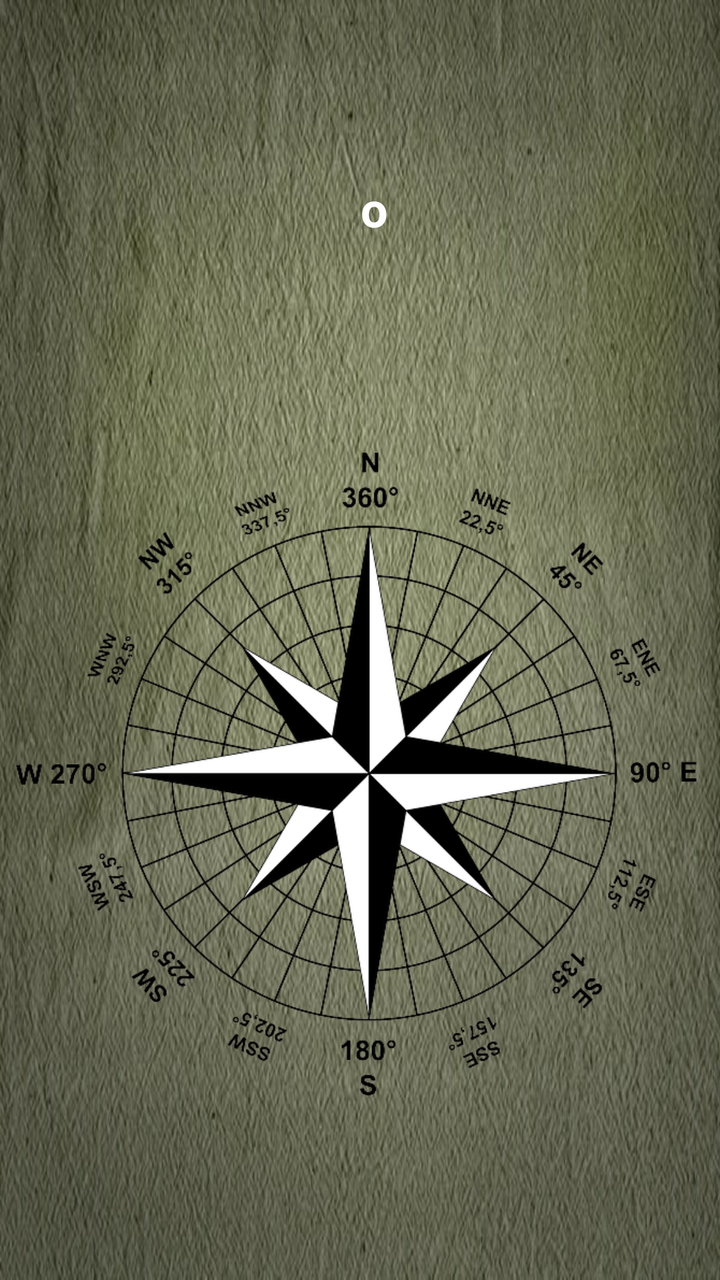
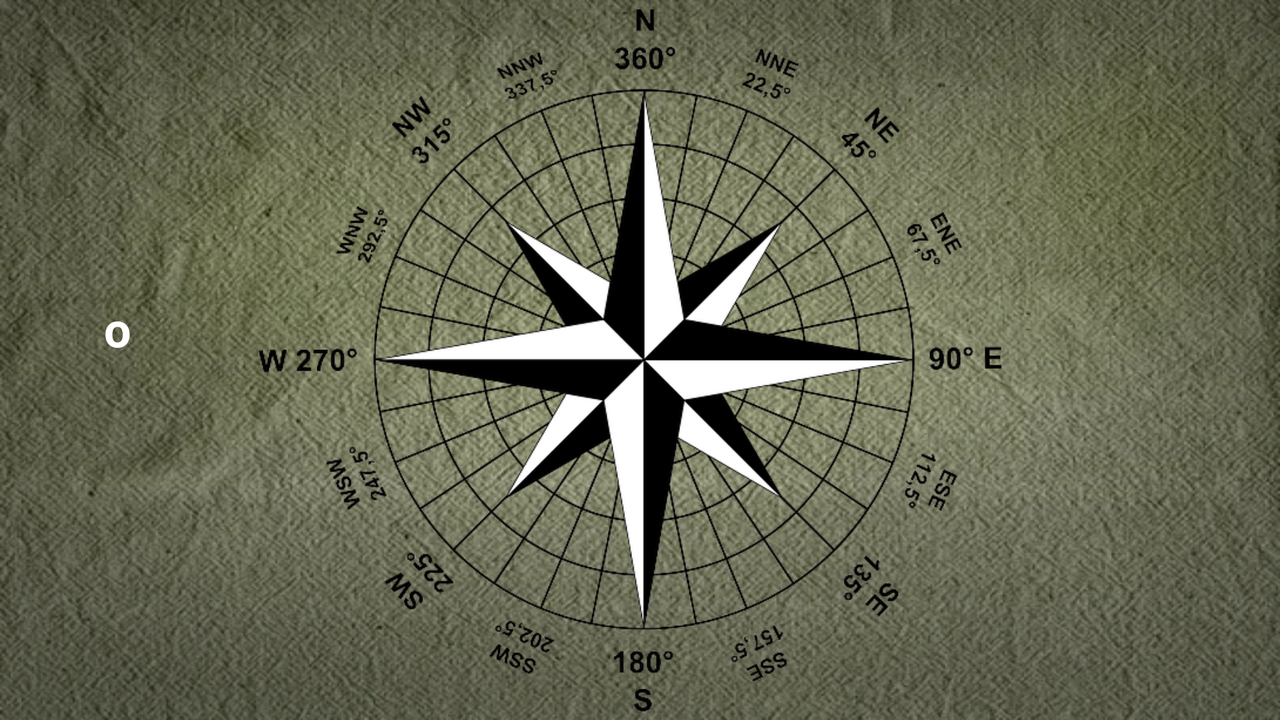

Compare how this app lays out the same screen by default and in its alternative resource folder. The renders come first, then the two layout files and the values they reference.
<!-- AndroidManifest.xml: application theme Theme.SurvivalAssistant -->
<!-- res/layout/activity_compass.xml -->
<?xml version="1.0" encoding="utf-8"?>
<androidx.constraintlayout.widget.ConstraintLayout xmlns:android="http://schemas.android.com/apk/res/android"
    xmlns:app="http://schemas.android.com/apk/res-auto"
    xmlns:tools="http://schemas.android.com/tools"
    android:layout_width="match_parent"
    android:layout_height="match_parent"
    android:background="@drawable/khaki"
    tools:context=".presentation.compass.CompassActivity">

    <TextView
        android:id="@+id/tvDegrees"
        android:layout_width="wrap_content"
        android:layout_height="wrap_content"
        android:layout_marginTop="88dp"
        android:textColor="@color/white"
        android:textSize="48sp"
        android:textStyle="bold"
        app:layout_constraintEnd_toEndOf="parent"
        app:layout_constraintHorizontal_bias="0.501"
        app:layout_constraintStart_toStartOf="parent"
        app:layout_constraintTop_toTopOf="parent" />

    <TextView
        android:id="@+id/textView3"
        android:layout_width="wrap_content"
        android:layout_height="wrap_content"
        android:text="o"
        android:textColor="@color/white"
        android:textSize="24sp"
        android:textStyle="bold"
        app:layout_constraintStart_toEndOf="@+id/tvDegrees"
        app:layout_constraintTop_toTopOf="@+id/tvDegrees" />

    <ImageView
        android:id="@+id/ivCompass"
        android:layout_width="0dp"
        android:layout_height="468dp"
        android:layout_marginStart="8dp"
        android:layout_marginEnd="8dp"
        app:layout_constraintBottom_toBottomOf="parent"
        app:layout_constraintEnd_toEndOf="parent"
        app:layout_constraintHorizontal_bias="1.0"
        app:layout_constraintStart_toStartOf="parent"
        app:layout_constraintTop_toBottomOf="@+id/tvDegrees"
        app:layout_constraintVertical_bias="0.04000002"
        app:srcCompat="@drawable/compasstwo" />

    <TextView
        android:id="@+id/tvSide"
        android:layout_width="wrap_content"
        android:layout_height="wrap_content"
        android:textColor="@color/white"
        android:textSize="48sp"
        android:textStyle="bold"
        app:layout_constraintBottom_toBottomOf="parent"
        app:layout_constraintEnd_toEndOf="parent"
        app:layout_constraintStart_toStartOf="parent"
        app:layout_constraintTop_toBottomOf="@+id/ivCompass"
        app:layout_constraintVertical_bias="0.041" />
</androidx.constraintlayout.widget.ConstraintLayout>
<!-- resources referenced by this layout -->
<resources>
  <color name="white">#FFFFFFFF</color>
  <!-- drawable compasstwo: png bitmap (drawable-v24, 84941 bytes) -->
  <!-- drawable khaki: jpg bitmap (drawable-v24, 87592 bytes) -->
  <style name="Theme.SurvivalAssistant" parent="Theme.MaterialComponents.DayNight.NoActionBar">
          
          <item name="colorPrimary">@color/purple_500</item>
          <item name="colorPrimaryVariant">#3C6111</item>
          <item name="colorOnPrimary">@color/white</item>
          
          <item name="colorSecondary">@color/teal_200</item>
          <item name="colorSecondaryVariant">@color/teal_700</item>
          <item name="colorOnSecondary">@color/black</item>
          
          <item name="android:statusBarColor" tools:targetApi="l">?attr/colorPrimaryVariant</item>
          
          <item name="android:windowFullscreen">true</item>
      </style>
  <color name="purple_500">#FF6200EE</color>
  <color name="teal_200">#FF03DAC5</color>
  <color name="teal_700">#FF018786</color>
  <color name="black">#FF000000</color>
</resources>
<!-- res/layout-land/activity_compass.xml (the repository's variant of the layout above) -->
<!-- drawn on the phone turned sideways -->
<?xml version="1.0" encoding="utf-8"?>
    <androidx.constraintlayout.widget.ConstraintLayout
        xmlns:android="http://schemas.android.com/apk/res/android"
        xmlns:app="http://schemas.android.com/apk/res-auto"
        xmlns:tools="http://schemas.android.com/tools"
        android:layout_width="match_parent"
        android:layout_height="match_parent"
        android:background="@drawable/khaki"
        app:layout_constraintBottom_toBottomOf="parent"
        app:layout_constraintEnd_toEndOf="parent"
        app:layout_constraintStart_toStartOf="parent"
        app:layout_constraintTop_toTopOf="parent"
        tools:context=".presentation.compass.CompassActivity">

    <TextView
        android:id="@+id/tvDegrees"
        android:layout_width="wrap_content"
        android:layout_height="wrap_content"
        android:layout_marginStart="52dp"
        android:textColor="@color/white"
        android:textSize="48sp"
        android:textStyle="bold"
        app:layout_constraintBottom_toBottomOf="parent"
        app:layout_constraintStart_toStartOf="parent"
        app:layout_constraintTop_toTopOf="parent" />

    <TextView
            android:id="@+id/textView3"
            android:layout_width="wrap_content"
            android:layout_height="wrap_content"
            android:text="o"
            android:textColor="@color/white"
            android:textSize="24sp"
            android:textStyle="bold"
            app:layout_constraintStart_toEndOf="@+id/tvDegrees"
            app:layout_constraintTop_toTopOf="@+id/tvDegrees" />

    <ImageView
        android:id="@+id/ivCompass"
        android:layout_width="536dp"
        android:layout_height="351dp"
        app:layout_constraintBottom_toBottomOf="parent"
        app:layout_constraintEnd_toEndOf="parent"
        app:layout_constraintHorizontal_bias="0.472"
        app:layout_constraintStart_toStartOf="parent"
        app:layout_constraintTop_toTopOf="parent"
        app:layout_constraintVertical_bias="0.506"
        app:srcCompat="@drawable/compasstwo" />

    <TextView
        android:id="@+id/tvSide"
        android:layout_width="wrap_content"
        android:layout_height="wrap_content"
        android:layout_marginEnd="52dp"
        android:textColor="@color/white"
        android:textSize="48sp"
        android:textStyle="bold"
        app:layout_constraintBottom_toBottomOf="parent"
        app:layout_constraintEnd_toEndOf="parent"
        app:layout_constraintTop_toTopOf="parent" />
</androidx.constraintlayout.widget.ConstraintLayout>
